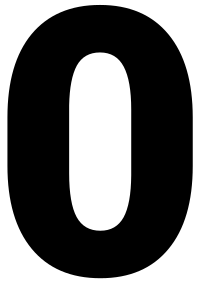
#> input picture heavy0.png, 200 x 283 px; its folder holds 5 pictures in this run
$ python withdate.py
#> lines starting #> are read from the running program, lines starting #| are printed output that depends on the picture
### MiBand5Face.py
from PIL import Image,ImageDraw
from collections import namedtuple
import os

##
## Note: Run twice to get previews right
##


# [8 lines left out: function resize, not called in this run]

Digits = namedtuple("Digits", ("color", "size", "file", "index", "blankZero"), defaults=[None,None,None,None,False])
Battery = namedtuple("Battery", ("size", "backColor", "fullColor", "emptyColor", "index"))
DateSlash = namedtuple("Slash", ("size", "file", "color", "index"))

class Face(object):
    previewSize = (102,242)

    def __init__(self,name=None,json=None,timeDigit=None,hourTensDigit=None,battery=None,heartDigit=None,
            stepsDigit=None,dateDigit=None,dateSlash=None,jsonParams={},buildDirectory="build"):
        self.name = name
        self.json = json
        self.timeDigit = timeDigit
        self.hourTensDigit = hourTensDigit
        self.battery = battery
        self.heartDigit = heartDigit
        self.stepsDigit = stepsDigit
        self.dateDigit = dateDigit
        self.dateSlash = dateSlash
        self.jsonParams = jsonParams
        self.buildDirectory = buildDirectory

    def generateDigits(self,digits):
        print("Generating %04d" % self.index)
        self.jsonParams["index:" + digits.index] = self.index
        for i in range(10):
            self.generateCharacter(digits.file % i,digits.color,digits.size, blank=(digits.blankZero and i == 0))
#> in generateCharacter, img is the input picture: PIL image 200x283 RGBA; mean R, G, B, A 0, 0, 0, 149.9
#> in generateCharacter, `img = img.resize(size,resample=Image.LANCZOS)`:
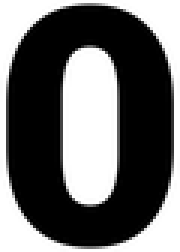
#> img: PIL image 60x84 RGBA (shown 3 times larger); mean R, G, B, A 0, 0, 0, 149.8; transparent parts drawn white
#> pass 2 of the loop in generateDigits, `for i in range(10):`:
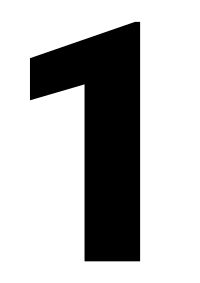
#> input picture heavy1.png, 200 x 283 px
#> in generateCharacter, img is the input picture: PIL image 200x283 RGBA; mean R, G, B, A 0, 0, 0, 68.7
#> in generateCharacter (call 2), `img = img.resize(size,resample=Image.LANCZOS)`:
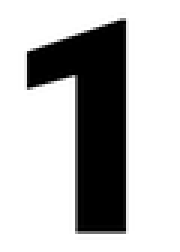
#> img: PIL image 60x84 RGBA (shown 3 times larger); mean R, G, B, A 0, 0, 0, 68.7; transparent parts drawn white
#> pass 3 of the loop in generateDigits, `for i in range(10):`:
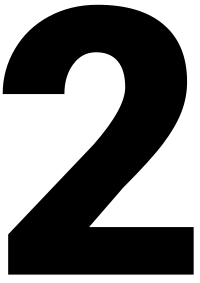
#> input picture heavy2.png, 200 x 283 px
#> in generateCharacter, img is the input picture: PIL image 200x283 RGBA; mean R, G, B, A 0, 0, 0, 132.3
#> in generateCharacter (call 3), `img = img.resize(size,resample=Image.LANCZOS)`:
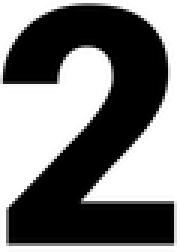
#> img: PIL image 60x84 RGBA (shown 3 times larger); mean R, G, B, A 0, 0, 0, 132.3; transparent parts drawn white
#> the loop made 5 passes; the first 3 are shown

    # [14 lines left out: function generateBattery, not called in this run]

    def generateCharacter(self,inFile,color,size,blank=False):
        outFile = "%s/%04d.png" % (self.buildDirectory, self.index)
        print("From %s to %s" % (inFile, outFile))
#> (the run stopped early here; a loop or call above may not have finished)
